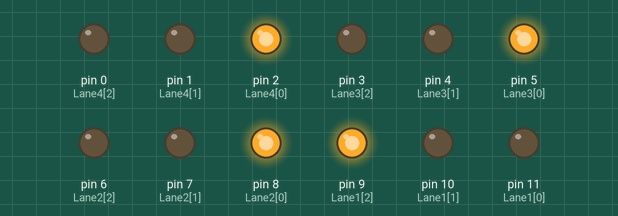
Simulated run of this sketch. Board: Arduino Uno, built with avr-gcc and run on an emulated ATmega328P. On the bench: output pins drawn as LEDs (lit = HIGH).

Above: at 3.0 s.
At 11.0 s:
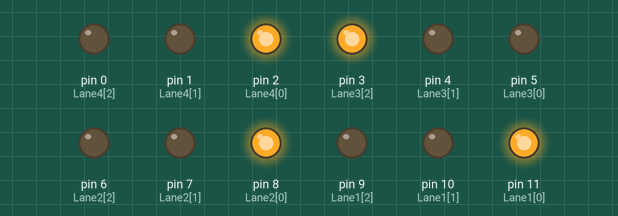
At 15.0 s:
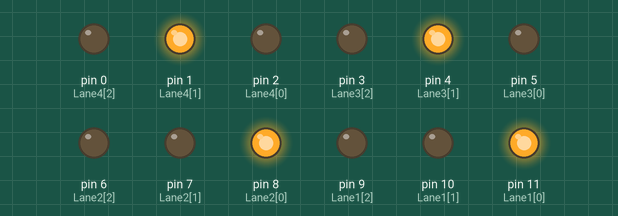
At 19.0 s:
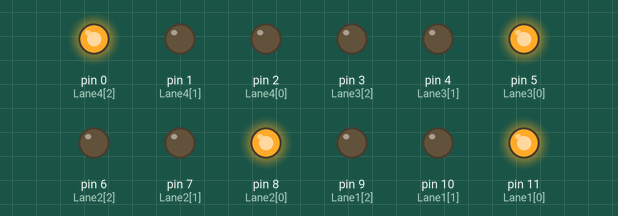
At 27.0 s:
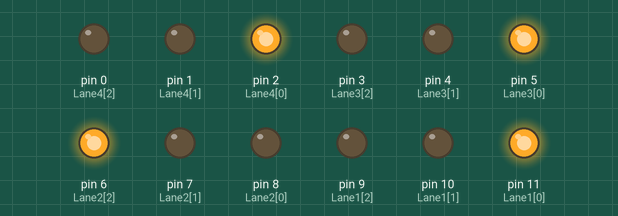
At 39.0 s:
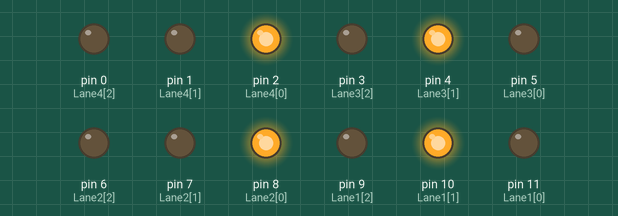
Timing chart, 0 to 41.6 s (numbered marks = the images above):
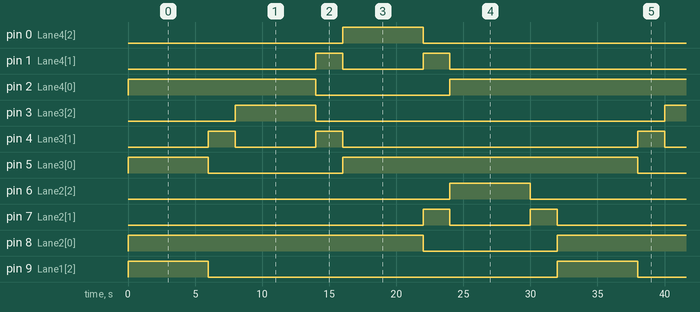

The sketch:

Traffic_Light.ino
```cpp
int Gotime = 6000; // 5 seconds
int waitTime = 2000; // 5 seconds
int Lane1[] = {11,10,9}; // Lane 1 Red, Yellow and Green
int Lane2[] = {8,7,6}; // Lane 2 Red, Yellow and Green
int Lane3[] = {5,4,3}; // Lane 3 Red, Yellow and Green
int Lane4[] = {2,1,0}; // Lane 4 Red, Yellow and Green

void setup() {
  for (int i = 0; i < 3; i++)
  {
    pinMode(Lane1[i], OUTPUT);
    pinMode(Lane2[i], OUTPUT);
    pinMode(Lane3[i], OUTPUT);
    pinMode(Lane4[i], OUTPUT);
  }
  for (int i = 0; i < 3; i++)
  {
    digitalWrite(Lane1[i], LOW);
    digitalWrite(Lane2[i], LOW);
    digitalWrite(Lane3[i], LOW);
    digitalWrite(Lane4[i], LOW);
  }
}

void loop()
  {
    digitalWrite(Lane1[2], HIGH);
    digitalWrite(Lane3[0], HIGH);
    digitalWrite(Lane4[0], HIGH);
    digitalWrite(Lane2[0], HIGH);
    delay(Gotime);
    digitalWrite(Lane1[2], LOW);
    digitalWrite(Lane3[0], LOW);
    digitalWrite(Lane1[1], HIGH);
    digitalWrite(Lane3[1], HIGH);
    delay(waitTime);
    digitalWrite(Lane1[1], LOW);
    digitalWrite(Lane3[1], LOW);
    digitalWrite(Lane1[0], HIGH);
    digitalWrite(Lane3[2], HIGH);
    delay(Gotime);
    digitalWrite(Lane3[2], LOW);
    digitalWrite(Lane4[0], LOW);
    digitalWrite(Lane3[1], HIGH);
    digitalWrite(Lane4[1], HIGH);
    delay(waitTime);
    digitalWrite(Lane3[1], LOW);
    digitalWrite(Lane4[1], LOW);
    digitalWrite(Lane3[0], HIGH);
    digitalWrite(Lane4[2], HIGH);
    delay(Gotime);
    digitalWrite(Lane4[2], LOW);
    digitalWrite(Lane2[0], LOW);
    digitalWrite(Lane4[1], HIGH);
    digitalWrite(Lane2[1], HIGH);
    delay(waitTime);
    digitalWrite(Lane4[1], LOW);
    digitalWrite(Lane2[1], LOW);
    digitalWrite(Lane4[0], HIGH);
    digitalWrite(Lane2[2], HIGH);
    delay(Gotime);
    digitalWrite(Lane1[0], LOW);
    digitalWrite(Lane2[2], LOW);
    digitalWrite(Lane1[1], HIGH);
    digitalWrite(Lane2[1], HIGH);
    delay(waitTime);
    digitalWrite(Lane2[1], LOW);
    digitalWrite(Lane1[1], LOW);
}
```

Measured:
- by itself, pin 0 (Lane4[2]), pin 3 (Lane3[2]), pin 6 (Lane2[2]), pin 9 (Lane1[2]): alternates HIGH for 6.0 s and LOW for 26.0 s
- by itself, pin 1 (Lane4[1]), pin 4 (Lane3[1]), pin 7 (Lane2[1]): repeats every 32.0 s: LOW 6.0 s, HIGH 2.0 s, LOW 22.0 s, HIGH 2.0 s
- by itself, pin 2 (Lane4[0]), pin 5 (Lane3[0]): repeats every 32.0 s: LOW 10.0 s, HIGH 22.0 s
- by itself, pin 8 (Lane2[0]), pin 11 (Lane1[0]): alternates HIGH for 22.0 s and LOW for 10.0 s
- by itself, pin 10 (Lane1[1]): repeats every 32.0 s: LOW 22.0 s, HIGH 2.0 s, LOW 6.0 s, HIGH 2.0 s
